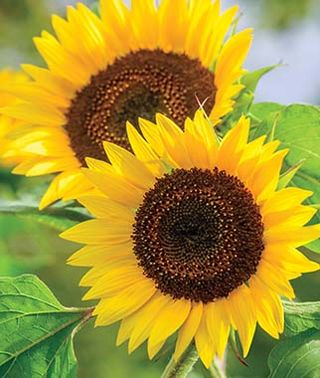
#> input picture Project/Sunflower.jpg, 320 x 378 px
$ jupyter execute 'Edge Detection.ipynb'   (older library calls are emulated)
#> lines starting #> are read from the running program, lines starting #| are printed output that depends on the picture
# Edge Detection

[cell 1]
import cv2
import sys
from matplotlib import pyplot as plt
import numpy as np
import scipy as sp
from scipy import signal
import scipy.ndimage as nd
from PIL import Image
import math
from skimage.io import imread

[cell 2]
image = imread('Sunflower.jpg');
#> image is the input picture: shape (378, 320, 3); mean R, G, B 166.9, 149.6, 48.7
plt.imshow(image)

[cell 3]
def grayscale(rgb):
    R = rgb[:,:,0]
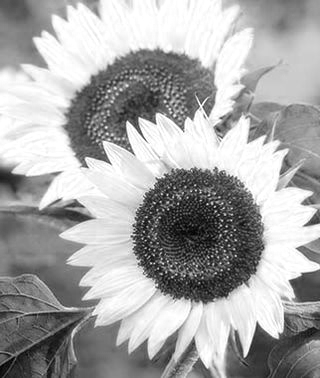
#> R: shape (378, 320); min 0, max 255, mean 166.9
    G = rgb[:,:,1]
    B = rgb[:,:,2]
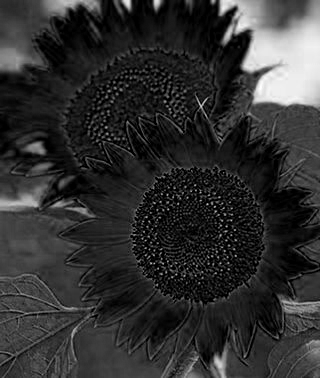
#> B: shape (378, 320); min 0, max 255, mean 48.7
    gray = 0.2989*R + 0.5870*G + 0.1140*B
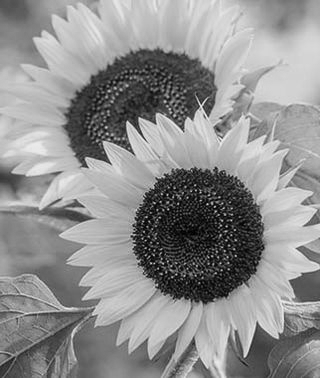
#> gray: shape (378, 320) float64; min 0.897, max 240.9, mean 143.2

    return gray

[cell 4]
greyImg = grayscale(image);
plt.imshow(greyImg, cmap="gray")

[cell 5]
def noise(image, mean, var):
#> called with mean = 0, var = 2000
    row,col= image.shape
#> row = 378; col = 320
    sigma = var ** 0.5
    nse = np.random.normal(mean,sigma,(row,col))
    nse = nse.reshape(row,col)
    noise = image + nse
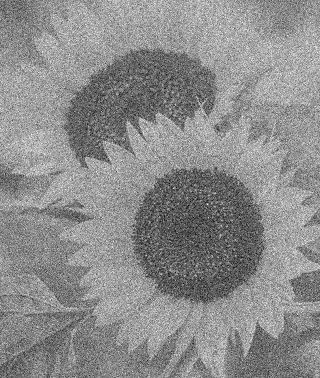
#> noise: shape (378, 320) float64; min -151.8, max 384.3, mean 143.3; drawn with min black and max white

    return noise

[cell 6]
newI = noise(greyImg,0,2000); #gaussian mean=0; var=1000 for noise purpose
plt.imshow(newI, cmap = "gray")

[cell 7]
#side by side visualization for ease of comparison
fig, ax = plt.subplots(1,2)
ax[0].imshow(greyImg, cmap='gray')
ax[0].set_title("Without Noise")
ax[1].imshow(newI, cmap='gray')
ax[1].set_title("With Noise")

[cell 8]
D = Image.open('Sunflower.jpg')
width, height = D.size
#> width = 320; height = 378
print ("width = {}, height = {}".format(width,height))
#| width = 320, height = 378

### Sobel Filter

[cell 9]
def sobel(im):

    im = im.astype(np.float)
    width, height = im.shape
#> width = 378; height = 320

    kh = np.array([[-1, 0, 1], [-2, 0, 2], [-1, 0, 1]], dtype = np.float)
    kv = np.array([[1, 2, 1], [0, 0, 0], [-1, -2, -1]], dtype = np.float)

    gx = signal.convolve2d(im, kh, mode='valid', boundary = 'symm', fillvalue=0)
    gy = signal.convolve2d(im, kv, mode='valid', boundary = 'symm', fillvalue=0)

    s = np.sqrt(gx * gx + gy * gy)
    s *= 255.0 / np.max(s)

    return s

[cell 10]
detect = sobel(newI);
detect2 = sobel(greyImg);

[cell 11]
fig, ax = plt.subplots(1,2)
ax[0].imshow(detect2, cmap='gray')
ax[0].set_title("Smooth With Sobel Filter ")
ax[1].imshow(detect, cmap='gray')
ax[1].set_title("Noise With Sobel Filter")

### Prewitt Filter

[cell 12]
def prewitt(im):

    im = im.astype(np.float)
    width, height= im.shape
#> width = 378; height = 320

    kh = np.array([[-1, 0, 1], [-1, 0, 1], [-1, 0, 1]], dtype = np.float)
    kv = np.array([[1, 1, 1], [0, 0, 0], [-1, -1, -1]], dtype = np.float)

    gx = signal.convolve2d(im, kh, mode='same', boundary = 'symm', fillvalue=0)
#> gx: shape (378, 320) float64
    gy = signal.convolve2d(im, kv, mode='same', boundary = 'symm', fillvalue=0)
#> gy: shape (378, 320) float64

    p = np.sqrt(gx * gx + gy * gy)
    p *= 255.0 / np.max(p)

    return p

[cell 13]
detect3 = prewitt(newI);
detect4 = prewitt(greyImg);
#> in prewitt (call 2), `gy = signal.convolve2d(im, kv, mode='same', boundary = 'symm', fillval..`:
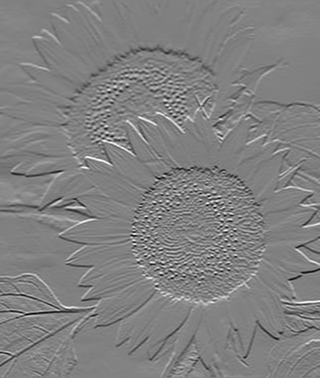
#> gy: shape (378, 320) float64; min -453.8, max 441.7, mean -0.8; drawn with min black and max white
#> in prewitt (call 2), `p = np.sqrt(gx * gx + gy * gy)`:
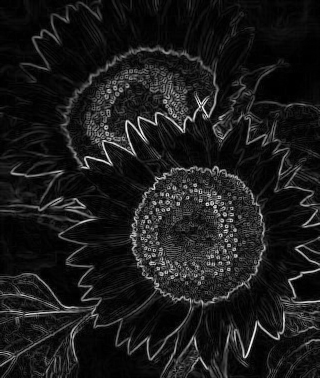
#> p: shape (378, 320) float64; min 0, max 499.7, mean 53.3; drawn with min black and max white

[cell 14]
fig, ax = plt.subplots(1,2)
ax[0].imshow(detect4, cmap='gray')
ax[0].set_title("Smooth With Prewitt Filter ")
ax[1].imshow(detect3, cmap='gray')
ax[1].set_title("Noise With Prewitt Filter")

[cell 15]
fig, ax = plt.subplots(2,2)
ax[0,0].imshow(detect2, cmap='gray')
ax[0,0].set_title("Smooth With Sobel Filter ")
ax[0,1].imshow(detect4, cmap='gray')
ax[0,1].set_title("Smooth With Prewitt Filter ")
ax[1,0].imshow(detect, cmap='gray')
ax[1,0].set_title("Noise With Sobel Filter")
ax[1,1].imshow(detect3, cmap='gray')
ax[1,1].set_title("Noise With Prewitt Filter")
fig.subplots_adjust(hspace=0.5)

[cell 16]
fig, ax = plt.subplots(1,2)
ax[0].imshow(detect2, cmap='gray')
ax[0].set_title("Smooth With Sobel Filter ")
ax[1].imshow(detect4, cmap='gray')
ax[1].set_title("Smooth With Prewitt Filter ")

[cell 17]
fig, ax = plt.subplots(1,2)
ax[0].imshow(detect, cmap='gray')
ax[0].set_title("Noise With Sobel Filter")
ax[1].imshow(detect3, cmap='gray')
ax[1].set_title("Noise With Prewitt Filter")

### Laplacian Filter

[cell 18]
def Laplacian(im, sigma, threshold):

#> called with sigma = 1, threshold = 0
    LoG = nd.gaussian_laplace(im, sigma)
    output = sp.zeros(LoG.shape) #return array filled with zeros & LoG
    width = output.shape[1] #number of columns
#> width = 320
    height = output.shape[0] #number of rows
#> height = 378

    for y in range(1, height - 1):
        for x in range(1, width - 1):
            a = LoG[y-1:y+2, x-1:x+2]
            b = LoG[y, x]
            maxA = a.max()
            minA = a.min()

            #Zerocrossing
            #Greater than zero for postive response on darker side
            if (b > 0):
                zero = True if minA < 0 else False
            else:
                zero = True if maxA > 0 else False
            if ((maxA - minA) > threshold) and zero:
                output[y, x] = 1
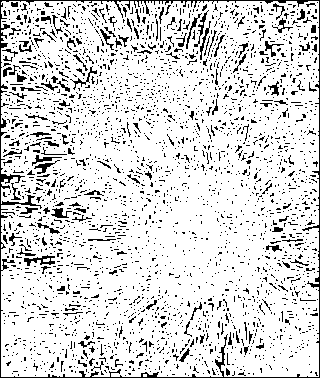
#> output: shape (378, 320) float64; values 0 (black) and 1 (white), 85.7% white; black in thin lines or dots

    return output

[cell 19]
lf = noise(greyImg,0,0.01); #gaussian noise

[cell 20]
tst = Laplacian(lf,1,0);
tst0 = Laplacian(lf,3,0);
#> call 2 of Laplacian, with sigma = 3, threshold = 0
#> after the loop in Laplacian (call 2), `for y in range(1, height - 1):`:
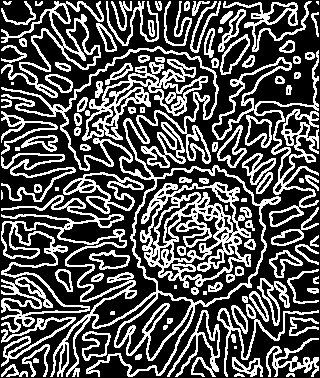
#> output: shape (378, 320) float64; values 0 (black) and 1 (white), 33.5% white in thin lines or dots
tst1 = Laplacian(lf,5,0);
#> after the loop in Laplacian (call 3), `for y in range(1, height - 1):`: output: shape (378, 320) float64; values 0 (black) and 1 (white), 19.4% white in thin lines or dots
tst2 = Laplacian(lf,7,0);
#> after the loop in Laplacian (call 4), `for y in range(1, height - 1):`: output: shape (378, 320) float64; values 0 (black) and 1 (white), 13.5% white in thin lines or dots
tst3 = Laplacian(lf,9,0);
#> after the loop in Laplacian (call 5), `for y in range(1, height - 1):`: output: shape (378, 320) float64; values 0 (black) and 1 (white), 10.3% white in thin lines or dots
tst4 = Laplacian(lf,11,0);
#> in Laplacian (call 6), `LoG = nd.gaussian_laplace(im, sigma)`:
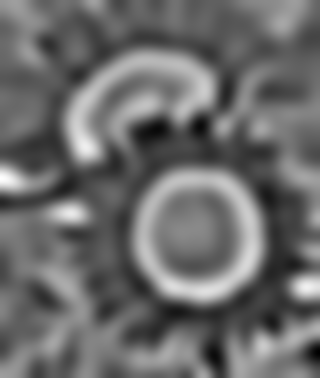
#> LoG: shape (378, 320) float64; min -0.37, max 0.498, mean -0.00213; drawn with min black and max white
#> after the loop in Laplacian (call 6), `for y in range(1, height - 1):`:
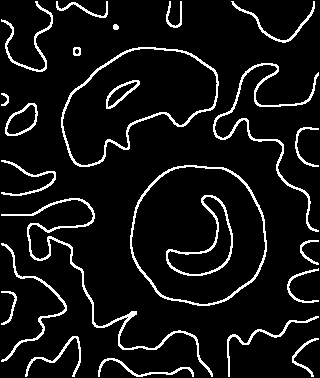
#> output: shape (378, 320) float64; values 0 (black) and 1 (white), 8.1% white in thin lines or dots

[cell 21]
fig, ax = plt.subplots(1,3)
ax[0].imshow(tst, cmap='gray')
ax[0].set_title("a")
ax[1].imshow(tst0, cmap='gray')
ax[1].set_title("b")
ax[2].imshow(tst1, cmap='gray')
ax[2].set_title("c")
fig.subplots_adjust(wspace=0.5)

[cell 22]
fig, ax = plt.subplots(1,3)
ax[0].imshow(tst2, cmap='gray')
ax[0].set_title("d")
ax[1].imshow(tst3, cmap='gray')
ax[1].set_title("e")
ax[2].imshow(tst4, cmap='gray')
ax[2].set_title("f")
fig.subplots_adjust(wspace=0.5)

$ run again, with Project/arch-bridge.jpg copied over Project/Sunflower.jpg
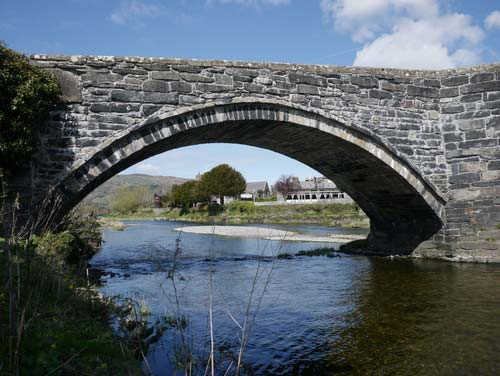
#> input picture Project/arch-bridge.jpg, 500 x 376 px
#> image is the input picture: shape (376, 500, 3); mean R, G, B 87, 96.8, 103.7
#| width = 500, height = 376
#> after the loop in Laplacian, `for y in range(1, height - 1):`:
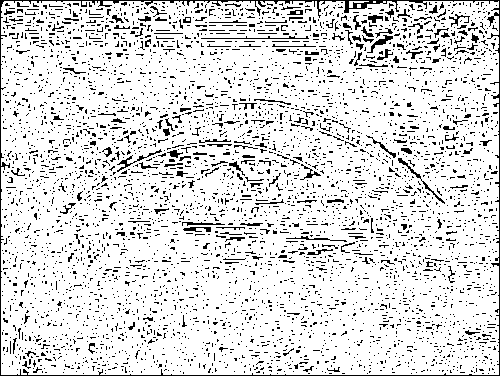
#> output: shape (376, 500) float64; values 0 (black) and 1 (white), 86.9% white; black in thin lines or dots
#> after the loop in Laplacian (call 6), `for y in range(1, height - 1):`:
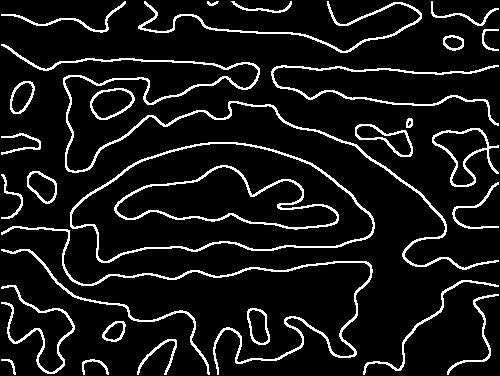
#> output: shape (376, 500) float64; values 0 (black) and 1 (white), 9.2% white in thin lines or dots
